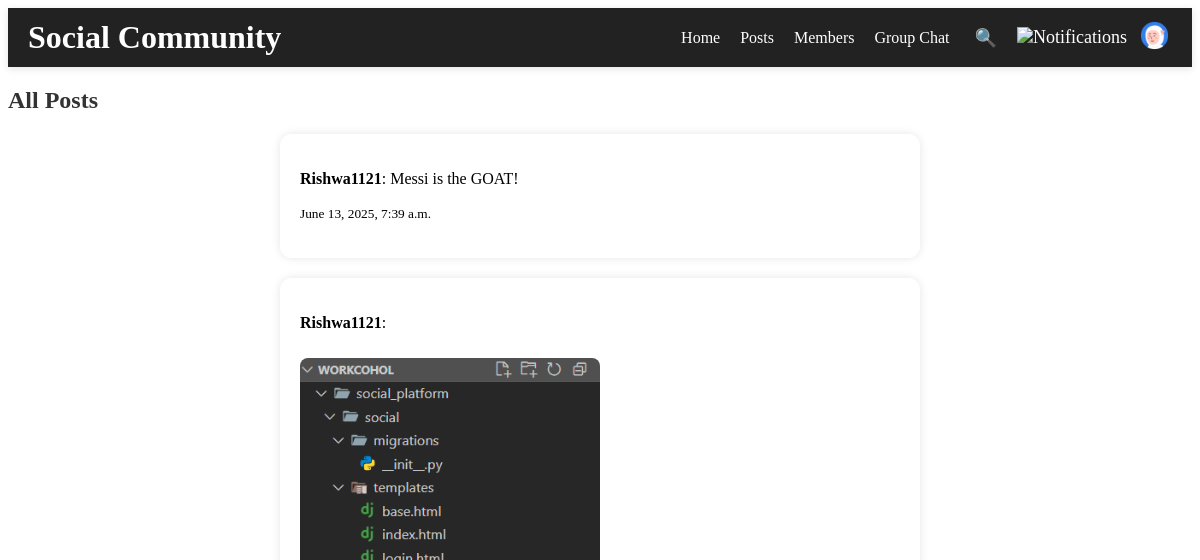
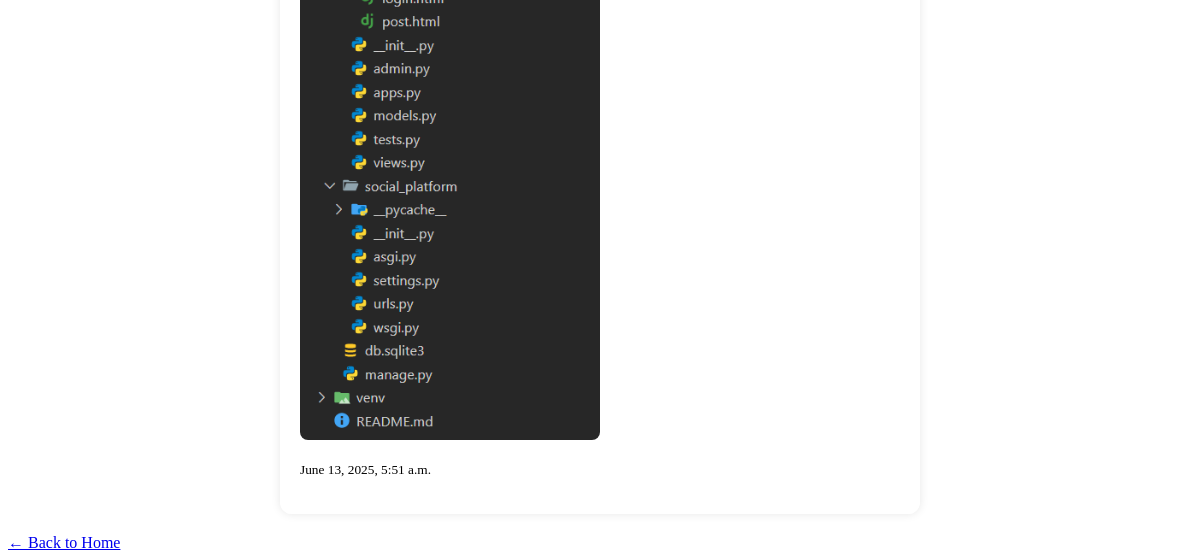
The page /all-posts/ (signed in) on the database as committed earlier (2 pictures, top to bottom).
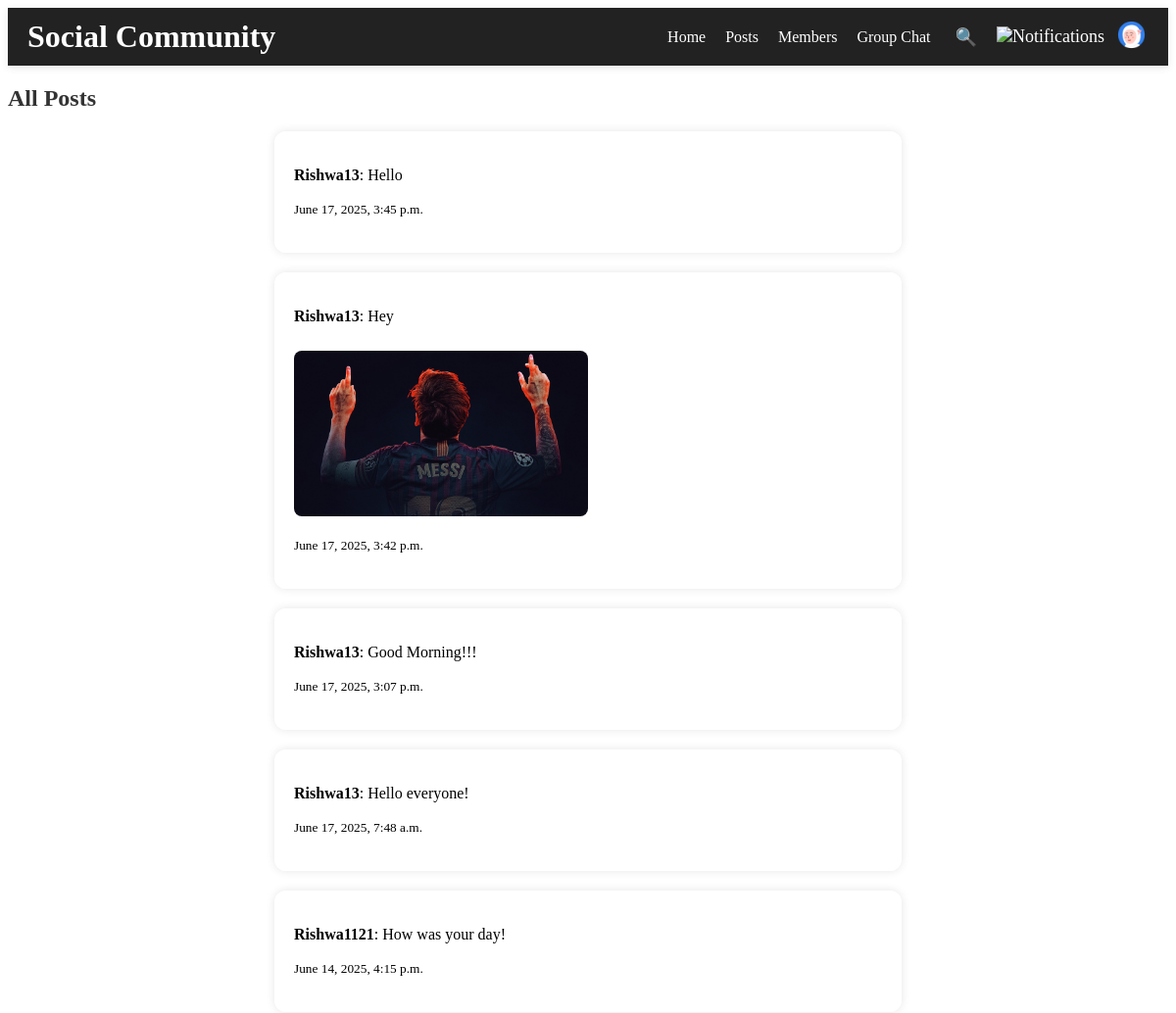
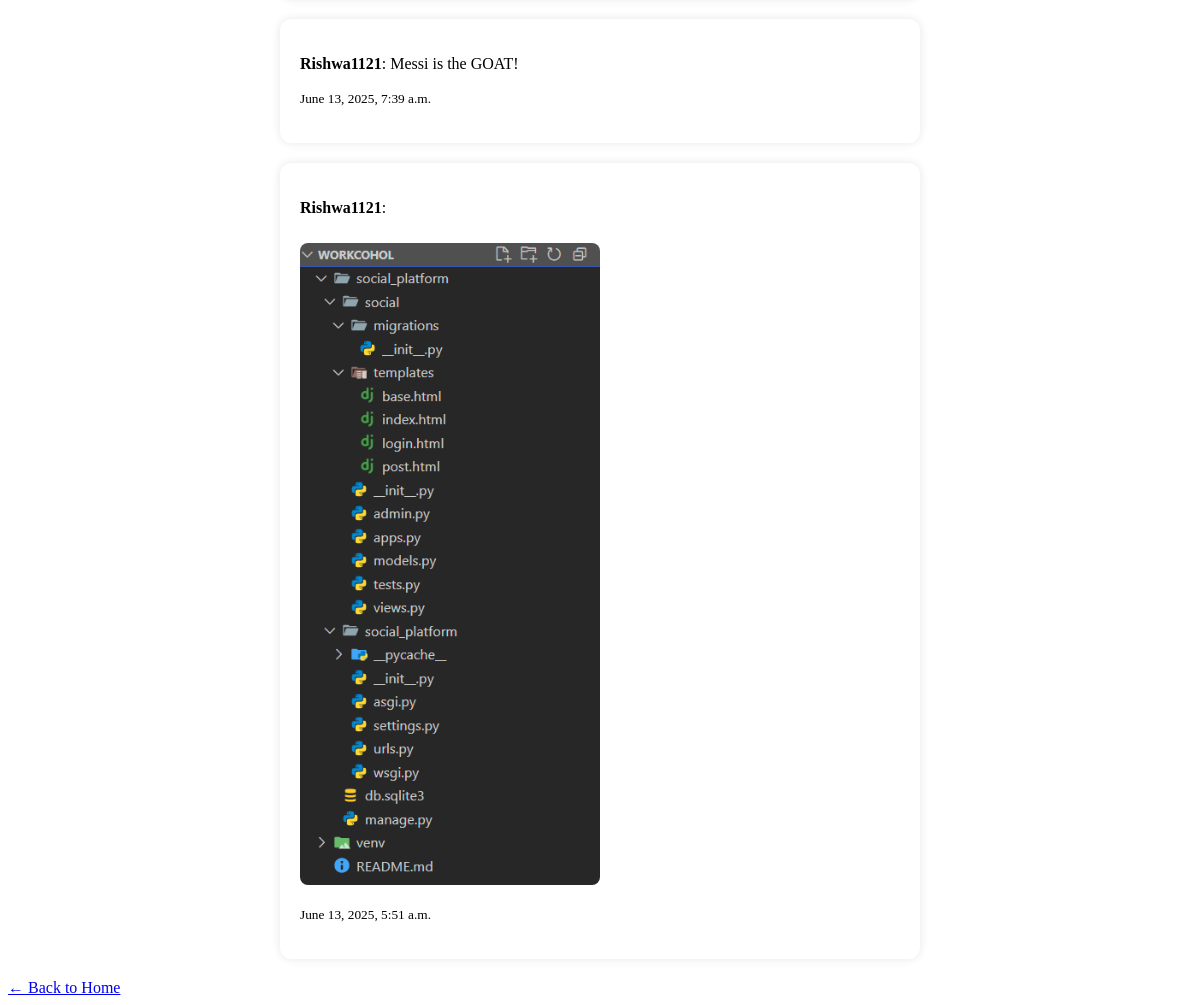
The same page on the database as committed later (2 pictures, top to bottom).
### social/models.py (models this page shows, shortened)
class Post(models.Model):
    user = models.ForeignKey(User, on_delete=models.CASCADE)
    content = models.TextField()
    image = models.ImageField(upload_to='posts/', blank=True, null=True)
    created_at = models.DateTimeField(auto_now_add=True)

### social/views.py (the view)
# urls.py: path('all-posts/', views.all_posts_view, name='all_posts'),
@login_required
def all_posts_view(request):
    posts = Post.objects.all().order_by('-created_at')
    return render(request, 'all_posts.html', {'posts': posts})

### social/context_processors.py (called while the page is built)
def unread_notification_count(request):
    if request.user.is_authenticated:
        count = Notification.objects.filter(user=request.user, is_read=False).count()
    else:
        count = 0
    return {'unread_notification_count': count}

### social/templates/all_posts.html
{% extends 'base.html' %}
{% block content %}
<h2>All Posts</h2>
{% for post in posts %}
  <div class="post">
    <p><strong>{{ post.user.username }}</strong>: {{ post.content }}</p>
    {% if post.image %}
      <img src="{{ post.image.url }}" width="300" />
    {% endif %}
    <p><small>{{ post.created_at }}</small></p>
  </div>
{% endfor %}
<a href="{% url 'home' %}">← Back to Home</a>
{% endblock %}

Rows that differ between the two databases and show on the page:
added Post: user.username "Rishwa13", content "Hello", created_at "June 17, 2025, 3:45 p.m."
added Post: user.username "Rishwa13", content "Hey", image (picture), created_at "June 17, 2025, 3:42 p.m."
added Post: user.username "Rishwa13", content "Good Morning!!!", created_at "June 17, 2025, 3:07 p.m."
added Post: user.username "Rishwa13", content "Hello everyone!", created_at "June 17, 2025, 7:48 a.m."
added Post: user.username "Rishwa1121", content "How was your day!", created_at "June 14, 2025, 4:15 p.m."
